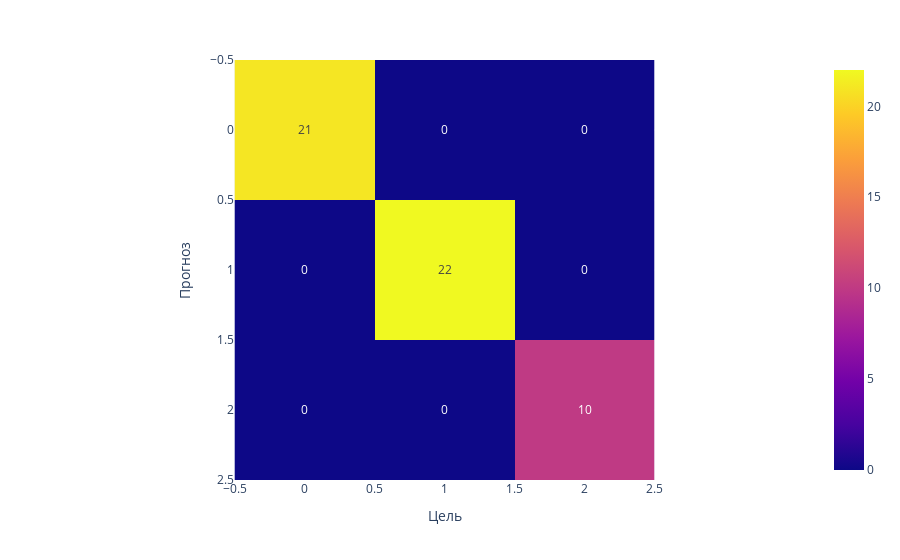

Notebook source saved alongside this figure:
### Code cell
metrics_printing(knn_preds, y_test)
plt.rcParams['figure.figsize'] = (10, 10)
fig = px.imshow(confusion_matrix(knn_preds, y_test), text_auto=True)
fig.update_layout(xaxis_title='Цель', yaxis_title='Прогноз')

### Figure 1 — Plotly figure (JSON) as saved in the notebook; plotly's stock layout.template omitted (floating-point values rounded to 4 significant figures)
{"data": [{"coloraxis": "coloraxis", "name": "0", "texttemplate": "%{z}", "z": [[21, 0, 0], [0, 22, 0], [0, 0, 10]], "type": "heatmap", "xaxis": "x", "yaxis": "y", "hovertemplate": "x: %{x}<br>y: %{y}<br>color: %{z}<extra></extra>"}], "layout": {"xaxis": {"anchor": "y", "domain": [0.0, 1.0], "scaleanchor": "y", "constrain": "domain", "title": {"text": "Цель"}}, "yaxis": {"anchor": "x", "domain": [0.0, 1.0], "autorange": "reversed", "constrain": "domain", "title": {"text": "Прогноз"}}, "coloraxis": {"colorscale": [[0.0, "#0d0887"], [0.1111, "#46039f"], [0.2222, "#7201a8"], [0.3333, "#9c179e"], [0.4444, "#bd3786"], [0.5556, "#d8576b"], [0.6667, "#ed7953"], [0.7778, "#fb9f3a"], [0.8889, "#fdca26"], [1.0, "#f0f921"]]}, "margin": {"t": 60}}}
